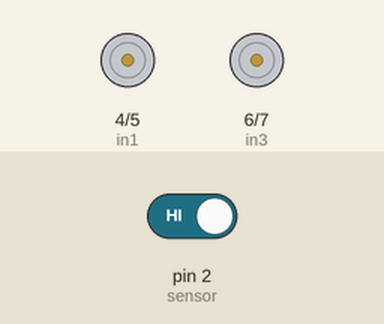
The sketch below on a simulated Arduino Uno, built with avr-gcc and run on an emulated ATmega328P. Shown: motor-driver pin pairs drawn as motors (green arrow = first pin HIGH = forward, orange = second pin HIGH = backward, longer = more drive, scaled by the enable pin). The test bench sets the inputs (shaded band); at power-on: pin 2 (sensor) HIGH.

Above: at 1.2 s.
1.3 s: pin 2 (sensor) driven LOW
At 2.5 s:
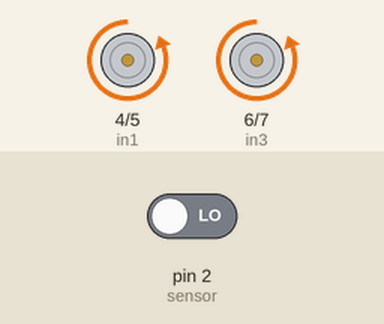
2.8 s: pin 2 (sensor) driven HIGH
At 3.8 s:
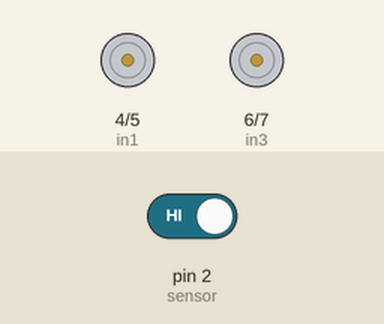
Timing chart, 0 to 5.8 s (numbered marks = the images above; inputs shaded):
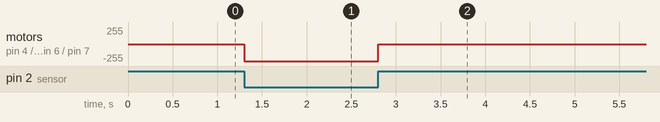

Measured:
- after the input at 1.3 s, motor on pin 4 (in1) / pin 5 (in2), motor on pin 6 (in3) / pin 7 (in4): stopped → backward 255/255 at once
- after the input at 2.8 s, motor on pin 4 (in1) / pin 5 (in2), motor on pin 6 (in3) / pin 7 (in4): backward 255/255 → stopped at once

The sketch:

carro_magn_tico.ino
```cpp
#define in1 4
#define in2 5
#define in3 6
#define in4 7
#define ENA 8
#define ENB 9

#define sensor 2
void setup() {
   pinMode(in1, OUTPUT);
   pinMode(in2, OUTPUT);
   pinMode(in3, OUTPUT);
   pinMode(in4, OUTPUT);
   pinMode(ENA, OUTPUT);
   pinMode(ENB, OUTPUT);
   pinMode(sensor, INPUT);
   Serial.begin(9600);

}

void frente(){
 digitalWrite(in1, LOW);
 digitalWrite(in2, HIGH);
 digitalWrite(in3, LOW);
 digitalWrite(in4, HIGH);
 analogWrite(ENA, 255);
 analogWrite(ENB, 255);
}

void parar(){
 digitalWrite(in1, LOW);
 digitalWrite(in2, LOW);
 digitalWrite(in3, LOW);
 digitalWrite(in4, LOW);
}
void loop() {

 bool magnetismo = digitalRead(sensor);

  if(magnetismo == LOW){
    frente();
  }else{
    parar();
  }

}
```
